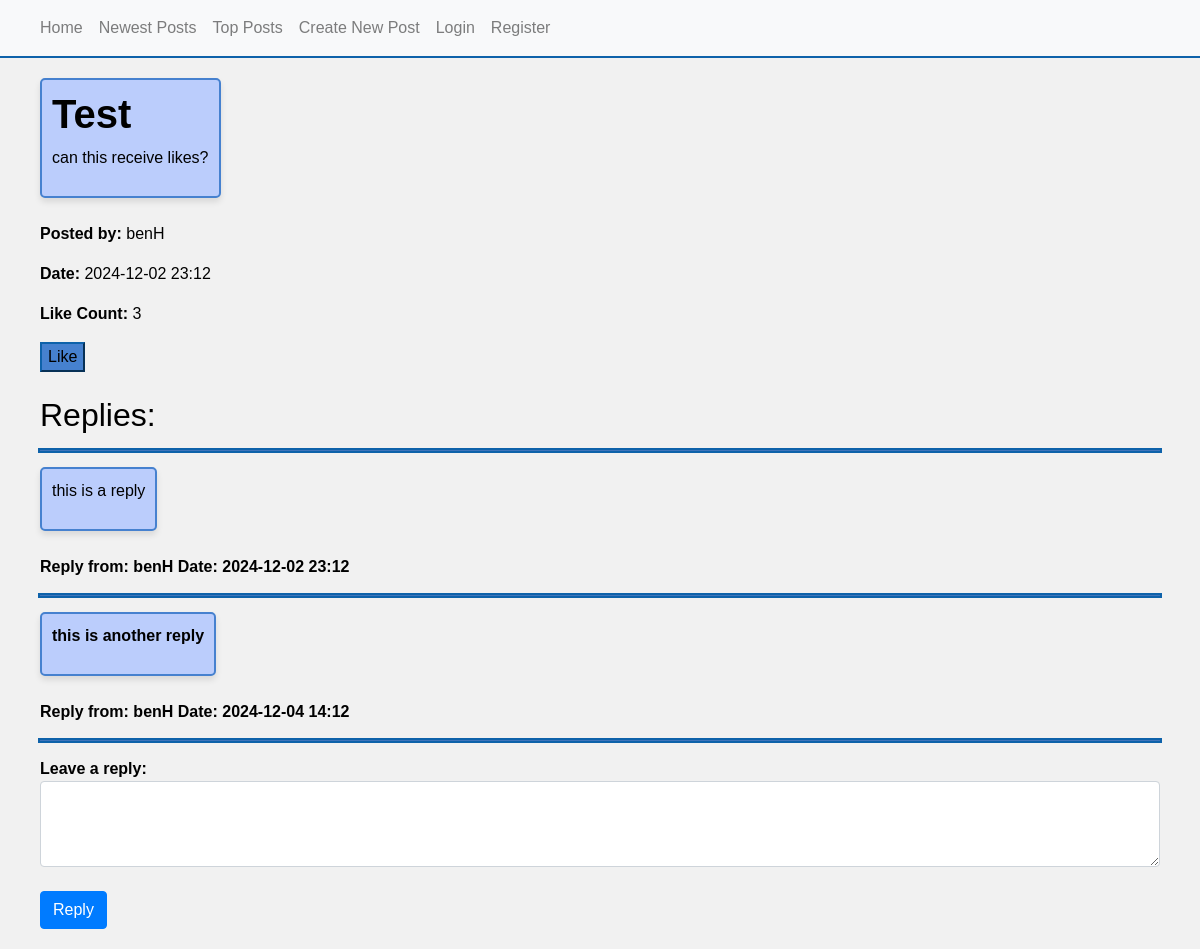
Page /view_post/5 on the committed database.
### app/models.py (models this page shows, shortened)
class Post(db.Model):
    id = db.Column(db.Integer, primary_key=True) # Primary key
    title = db.Column(db.String(100), nullable=False) # Title of post
    content = db.Column(db.Text, nullable=False) # Content of post
    post_date = db.Column(db.DateTime, default=datetime.utcnow) # Date and time of post
    user_id = db.Column(db.Integer, db.ForeignKey('user.id'), nullable=False) # Foreign key linking to user of the post
    replies = db.relationship('Reply', backref='post', lazy=True) # One-to-many relationship
    likes_count = db.Column(db.Integer, default=0) # Tracks number of likes on a post
    user_likes = db.relationship('User', secondary=likes, back_populates='liked_posts') # Many-to-many relationship

class User(db.Model, UserMixin):
    id = db.Column(db.Integer, primary_key=True) # Primary key
    username = db.Column(db.String(30), unique=True, nullable=False) # Unique username
    email = db.Column(db.String(100), unique=True, nullable=False) # Unique email
    hashed_password = db.Column(db.String(100), nullable=False) # Hash for secure password
    posts = db.relationship('Post', backref='author', lazy=True) # One-to-many relationship
    replies = db.relationship('Reply', backref='author', lazy=True) # One-to-many relationship
    liked_posts = db.relationship('Post', secondary=likes, back_populates='user_likes') # Many-to-many relationship

class Reply(db.Model):
    id = db.Column(db.Integer, primary_key=True) # Primary key
    content = db.Column(db.Text, nullable=False) # Content of reply
    post_date = db.Column(db.DateTime, default=datetime.utcnow) # Date and time of reply
    post_id = db.Column(db.Integer, db.ForeignKey('post.id'), nullable=False) # Foreign key linking to post of the reply
    user_id = db.Column(db.Integer, db.ForeignKey('user.id'), nullable=False) # Foreign key linking to user of the reply

### app/views.py (the view)
@app.route('/view_post/<int:post_id>', methods=['GET', 'POST'])
def view_post(post_id):
   post = Post.query.get_or_404(post_id)
   form = ReplyForm()
   if form.validate_on_submit():
      reply = Reply(content=form.content.data, post=post, author=current_user)
      db.session.add(reply)
      db.session.commit()
      flash('Reply added!', 'success')
      return redirect(url_for('view_post', post_id=post_id))
   return render_template('view_post.html', post=post, post_id=post_id, form=form)

### app/forms.py
class ReplyForm(FlaskForm):
    content = TextAreaField('Content', validators=[DataRequired(), Length(max=100)])
    submit = SubmitField('Reply')

### app/templates/view_post.html (shortened to what this page needs)
{% extends "base.html" %}
{% block content %}
<div class="post-group">
   <h1><b>{{ post.title }}</b></h1>
   <p>{{ post.content }}</p>
</div class="post-group">
<br>
<br>
<p><b>Posted by:</b> {{ post.author.username }}</p>
<p><b>Date:</b> {{ post.post_date.strftime('%Y-%m-%d %H:%m') }}</p>
<p><b>Like Count:</b> <span id="like-count-{{ post.id }}">{{ post.likes_count or 0}}</span></p>
<button class="like-btn {% if post.id in liked_posts %}liked{% endif %}" data-post-id="{{ post.id }}" aria-label="Like this post">
   {% if post.id in liked_posts %}Unlike{% else %}Like{% endif %}
</button>
<br>
<br>
<h2>Replies:</h2>
<hr>
<div>
    {% for reply in post.replies %}
    <div>
    	<div class="post-group">
           <p>{{ reply.content }}</p>
        </div class="post-group">
        <br>
        <br>
        <p><b>Reply from:<b> {{ reply.author.username }}  Date: {{ reply.post_date.strftime('%Y-%m-%d %H:%m') }}</p>
    </div>
    <hr>
    {% endfor %}
</div>
<form method="POST" action="{{ url_for('reply', post_id=post_id) }}">
    <div><b>Leave a reply:</b> <br> {{ form.content(rows=3, class="form-control") }}</div>
    <br>
    <div>{{ form.submit(class="btn btn-primary") }}</div>
</form>
{% endblock %}

### app/static/style.css (style rules this page uses)
body { font-family: 'Arial', sans-serif; color: #000000; background-color: #f1f1f1; }
button, .like-btn { background-color: #4681cf; border-color: #0e62aa; }
hr { background-color: #4681cf; outline: 2px solid #0e62aa; }
.post-group { background-color: #bbcdfc; display: inline-block; padding: 10px; border-radius: 5px; border: 2px solid #4681cf; box-shadow: 0 4px 6px rgba(0, 0, 0, 0.1); }

### rows in the picture
Post: title "Test", content "can this receive likes?", post_date "2024-12-02 23:12", likes_count "3"
User: author.username "benH"
Reply: content "this is a reply", author.username "benH", post_date "2024-12-02 23:12"
Reply: content "this is another reply", author.username "benH", post_date "2024-12-04 14:12"
